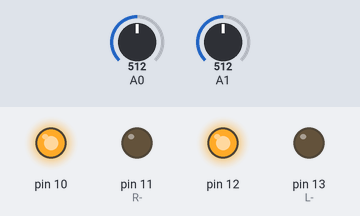
Simulated run of this sketch. Board: Arduino Uno, built with avr-gcc and run on an emulated ATmega328P. Shown: output pins drawn as LEDs (lit = HIGH). Inputs (shaded band) come from the test bench; at power-on: A0 = 512, A1 = 512.

Above: at 1.2 s.
1.3 s: A0 set to 792
2.8 s: A0 set to 816
At 3.4 s:
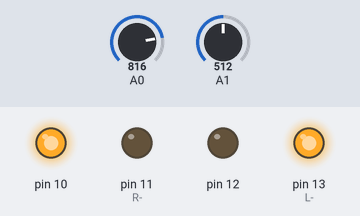
4.3 s: A1 set to 793
5.8 s: A1 set to 809
At 6.9 s:
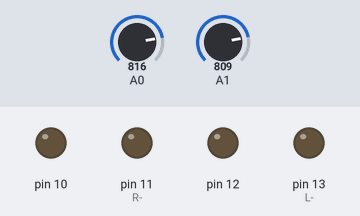
7.3 s: A0 set to 790
At 8.0 s:
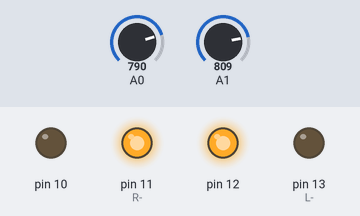
8.8 s: A0 set to 810
At 9.2 s:
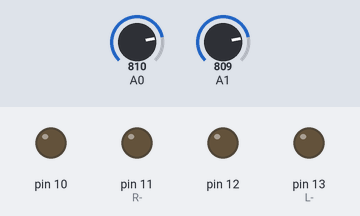
Timing chart, 0 to 11.3 s (numbered marks = the images above; inputs shaded):
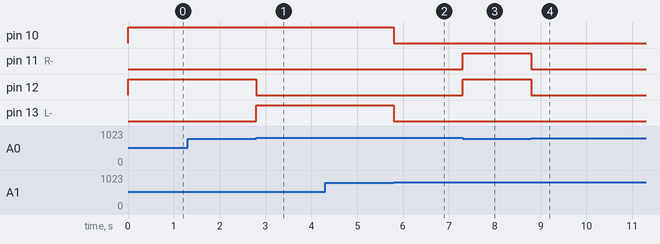

Measured:
- the behaviour switches between 800 and 801 on A0 (found by bisection; images 0 and 1)
- the behaviour switches between 800 and 801 on A1 (found by bisection; images 1 and 2)
- after the input at 1.3 s, every drawn part: stays the same
- after the input at 2.8 s, pin 12: HIGH → LOW at once; pin 13 (L-): LOW → HIGH at once
- after the input at 4.3 s, every drawn part: stays the same
- after the input at 5.8 s, pin 10, pin 13 (L-): HIGH → LOW at once
- after the input at 7.3 s, pin 11 (R-), pin 12: LOW → HIGH at once
- after the input at 8.8 s, pin 11 (R-), pin 12: HIGH → LOW at once

The sketch:

ObstacleFollower_IR.ino
```cpp
//right sens - A0, left sens - A1

void setup()
{
  pinMode(10, OUTPUT); //R+
  pinMode(11, OUTPUT); //R-
  pinMode(12, OUTPUT); //L+
  pinMode(13, OUTPUT); //L-
  pinMode(A0, INPUT);
  pinMode(A1, INPUT);
  //Serial.begin(9600);
}

void moveRobot(String motion)
{
  if(motion=="Forward")
  {
    digitalWrite(10, HIGH);
    digitalWrite(11, LOW);
    digitalWrite(12, HIGH);
    digitalWrite(13, LOW);
    //Serial.println("Forward");
  }
  if(motion=="Left")
  {
    digitalWrite(10, HIGH);
    digitalWrite(11, LOW);
    digitalWrite(12, LOW);
    digitalWrite(13, HIGH);
    //Serial.println("Left");
  }
  if(motion=="Right")
  {
    digitalWrite(10, LOW);
    digitalWrite(11, HIGH);
    digitalWrite(12, HIGH);
    digitalWrite(13, LOW);
    Serial.println("Right");
  }
  if(motion=="Stop")
  {
    digitalWrite(10, LOW);
    digitalWrite(11, LOW);
    digitalWrite(12, LOW);
    digitalWrite(13, LOW);
    //Serial.println("Stop");
  }
}

void loop()
{
  int Right = analogRead(A0);
  int Left = analogRead(A1);
  //Serial.println("Value of Right Sensor: " + String(Right) + "\tValue of Left Sensor: " + String(Left));
  //delay(1000);

  if((Right > 800) && (Left > 800)) // both black  / no obstacle : original : <, <
  {
    moveRobot("Stop");
  }
  if((Right < 800) && (Left < 800)) // both white / obstacle : or : > , >
  {
    moveRobot("Forward");
  }
  if((Right < 800) && (Left > 800)) //r - white / r - obstacle : or : > , <
  {
    moveRobot("Right");
  }
  if((Right > 800) && (Left < 800)) //l - white / l - obstacle : or : < , >
  {
    moveRobot("Left");
  }
}
```
